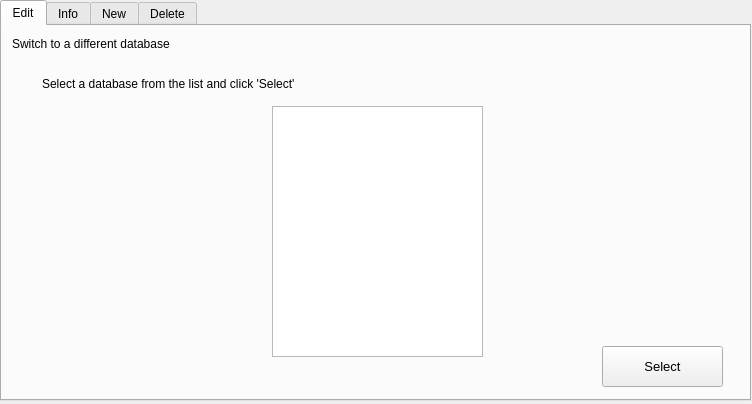
<?xml version="1.0" encoding="UTF-8"?>
<ui version="4.0">
 <class>MainWindow</class>
 <widget class="QMainWindow" name="MainWindow">
  <property name="geometry">
   <rect>
    <x>0</x>
    <y>0</y>
    <width>752</width>
    <height>404</height>
   </rect>
  </property>
  <property name="windowTitle">
   <string>MainWindow</string>
  </property>
  <widget class="QWidget" name="centralwidget">
   <property name="minimumSize">
    <size>
     <width>752</width>
     <height>404</height>
    </size>
   </property>
   <property name="maximumSize">
    <size>
     <width>752</width>
     <height>404</height>
    </size>
   </property>
   <property name="styleSheet">
    <string notr="true">QTabWidget &gt; QWidget {
	/*background-color: rgb(5, 184, 172);*/
	background-color: rgb(244, 244, 244);
	font-family: sansserif;
}

QFrame {
	background-white;
}

QTableWidget {
	background-color: white;
}

QGroupBox {
	/* background-color: rgb(101, 229, 230) */
	background-color: rgb(248, 248, 248);
}

</string>
   </property>
   <widget class="QTabWidget" name="tabWidget">
    <property name="geometry">
     <rect>
      <x>0</x>
      <y>0</y>
      <width>751</width>
      <height>401</height>
     </rect>
    </property>
    <property name="styleSheet">
     <string notr="true">#infoTab {
	background-color: rgb(243, 243, 243);
}</string>
    </property>
    <property name="currentIndex">
     <number>0</number>
    </property>
    <widget class="QWidget" name="editTab">
     <attribute name="title">
      <string>Edit</string>
     </attribute>
     <widget class="QLabel" name="label">
      <property name="geometry">
       <rect>
        <x>10</x>
        <y>10</y>
        <width>461</width>
        <height>16</height>
       </rect>
      </property>
      <property name="text">
       <string>Switch to a different database</string>
      </property>
     </widget>
     <widget class="QLabel" name="label_2">
      <property name="geometry">
       <rect>
        <x>40</x>
        <y>50</y>
        <width>321</width>
        <height>16</height>
       </rect>
      </property>
      <property name="text">
       <string>Select a database from the list and click 'Select'</string>
      </property>
     </widget>
     <widget class="QListWidget" name="databaseList">
      <property name="geometry">
       <rect>
        <x>270</x>
        <y>80</y>
        <width>211</width>
        <height>251</height>
       </rect>
      </property>
      <property name="font">
       <font>
        <family>Consolas</family>
       </font>
      </property>
     </widget>
     <widget class="QPushButton" name="selectButton">
      <property name="geometry">
       <rect>
        <x>600</x>
        <y>320</y>
        <width>121</width>
        <height>41</height>
       </rect>
      </property>
      <property name="font">
       <font>
        <pointsize>10</pointsize>
        <weight>50</weight>
        <bold>false</bold>
       </font>
      </property>
      <property name="cursor">
       <cursorShape>PointingHandCursor</cursorShape>
      </property>
      <property name="styleSheet">
       <string notr="true"/>
      </property>
      <property name="text">
       <string>Select</string>
      </property>
      <property name="default">
       <bool>false</bool>
      </property>
      <property name="flat">
       <bool>false</bool>
      </property>
     </widget>
    </widget>
    <widget class="QWidget" name="infoTab">
     <attribute name="title">
      <string>Info</string>
     </attribute>
     <widget class="QLabel" name="label_3">
      <property name="geometry">
       <rect>
        <x>20</x>
        <y>30</y>
        <width>231</width>
        <height>16</height>
       </rect>
      </property>
      <property name="font">
       <font>
        <family>Consolas</family>
        <pointsize>8</pointsize>
        <weight>75</weight>
        <italic>false</italic>
        <bold>true</bold>
       </font>
      </property>
      <property name="text">
       <string>Current Database:</string>
      </property>
      <property name="alignment">
       <set>Qt::AlignRight|Qt::AlignTrailing|Qt::AlignVCenter</set>
      </property>
     </widget>
     <widget class="QLabel" name="currentDatabaseLabel">
      <property name="geometry">
       <rect>
        <x>270</x>
        <y>30</y>
        <width>461</width>
        <height>16</height>
       </rect>
      </property>
      <property name="font">
       <font>
        <family>Consolas</family>
        <pointsize>8</pointsize>
       </font>
      </property>
      <property name="text">
       <string>MAIN_DB</string>
      </property>
     </widget>
     <widget class="QLabel" name="collectionCountLabel">
      <property name="geometry">
       <rect>
        <x>270</x>
        <y>50</y>
        <width>461</width>
        <height>16</height>
       </rect>
      </property>
      <property name="font">
       <font>
        <family>Consolas</family>
        <pointsize>8</pointsize>
       </font>
      </property>
      <property name="text">
       <string>123</string>
      </property>
     </widget>
     <widget class="QLabel" name="label_6">
      <property name="geometry">
       <rect>
        <x>20</x>
        <y>50</y>
        <width>231</width>
        <height>16</height>
       </rect>
      </property>
      <property name="font">
       <font>
        <family>Consolas</family>
        <pointsize>8</pointsize>
        <weight>75</weight>
        <italic>false</italic>
        <bold>true</bold>
       </font>
      </property>
      <property name="text">
       <string>Local available collection count:</string>
      </property>
      <property name="alignment">
       <set>Qt::AlignRight|Qt::AlignTrailing|Qt::AlignVCenter</set>
      </property>
     </widget>
     <widget class="QLabel" name="localDocumentCountLabel">
      <property name="geometry">
       <rect>
        <x>270</x>
        <y>70</y>
        <width>461</width>
        <height>16</height>
       </rect>
      </property>
      <property name="font">
       <font>
        <family>Consolas</family>
        <pointsize>8</pointsize>
       </font>
      </property>
      <property name="text">
       <string>12300</string>
      </property>
     </widget>
     <widget class="QLabel" name="label_8">
      <property name="geometry">
       <rect>
        <x>20</x>
        <y>70</y>
        <width>231</width>
        <height>16</height>
       </rect>
      </property>
      <property name="font">
       <font>
        <family>Consolas</family>
        <pointsize>8</pointsize>
        <weight>75</weight>
        <italic>false</italic>
        <bold>true</bold>
       </font>
      </property>
      <property name="text">
       <string>Local document count:</string>
      </property>
      <property name="alignment">
       <set>Qt::AlignRight|Qt::AlignTrailing|Qt::AlignVCenter</set>
      </property>
     </widget>
     <widget class="QLabel" name="databaseCountLabel">
      <property name="geometry">
       <rect>
        <x>270</x>
        <y>120</y>
        <width>461</width>
        <height>16</height>
       </rect>
      </property>
      <property name="font">
       <font>
        <family>Consolas</family>
        <pointsize>8</pointsize>
       </font>
      </property>
      <property name="text">
       <string>12</string>
      </property>
     </widget>
     <widget class="QLabel" name="label_10">
      <property name="geometry">
       <rect>
        <x>20</x>
        <y>120</y>
        <width>231</width>
        <height>16</height>
       </rect>
      </property>
      <property name="font">
       <font>
        <family>Consolas</family>
        <pointsize>8</pointsize>
        <weight>75</weight>
        <italic>false</italic>
        <bold>true</bold>
       </font>
      </property>
      <property name="text">
       <string>Total database count on server:</string>
      </property>
      <property name="alignment">
       <set>Qt::AlignRight|Qt::AlignTrailing|Qt::AlignVCenter</set>
      </property>
     </widget>
    </widget>
    <widget class="QWidget" name="newTab">
     <attribute name="title">
      <string>New</string>
     </attribute>
     <widget class="QLabel" name="label_11">
      <property name="geometry">
       <rect>
        <x>10</x>
        <y>10</y>
        <width>691</width>
        <height>16</height>
       </rect>
      </property>
      <property name="text">
       <string>To create a new database, select a template from the list, then click 'Create'</string>
      </property>
     </widget>
     <widget class="QLabel" name="label_12">
      <property name="geometry">
       <rect>
        <x>10</x>
        <y>40</y>
        <width>71</width>
        <height>21</height>
       </rect>
      </property>
      <property name="text">
       <string>Templates</string>
      </property>
     </widget>
     <widget class="QListWidget" name="templateList">
      <property name="geometry">
       <rect>
        <x>80</x>
        <y>70</y>
        <width>256</width>
        <height>192</height>
       </rect>
      </property>
      <property name="font">
       <font>
        <family>Consolas</family>
        <pointsize>9</pointsize>
       </font>
      </property>
      <item>
       <property name="text">
        <string>Blank Template</string>
       </property>
      </item>
      <item>
       <property name="text">
        <string>Clone Current Database</string>
       </property>
      </item>
      <item>
       <property name="text">
        <string>Clone Multiple Databases</string>
       </property>
      </item>
      <item>
       <property name="text">
        <string>Create from collection</string>
       </property>
      </item>
      <item>
       <property name="text">
        <string>Create from Multiple collections</string>
       </property>
      </item>
      <item>
       <property name="text">
        <string>...</string>
       </property>
      </item>
     </widget>
     <widget class="QPushButton" name="createDatabaseButton">
      <property name="geometry">
       <rect>
        <x>590</x>
        <y>320</y>
        <width>131</width>
        <height>41</height>
       </rect>
      </property>
      <property name="font">
       <font>
        <pointsize>8</pointsize>
        <weight>50</weight>
        <bold>false</bold>
       </font>
      </property>
      <property name="cursor">
       <cursorShape>PointingHandCursor</cursorShape>
      </property>
      <property name="styleSheet">
       <string notr="true"/>
      </property>
      <property name="text">
       <string>Create Database</string>
      </property>
      <property name="default">
       <bool>false</bool>
      </property>
      <property name="flat">
       <bool>false</bool>
      </property>
     </widget>
    </widget>
    <widget class="QWidget" name="deleteTab">
     <attribute name="title">
      <string>Delete</string>
     </attribute>
     <widget class="QPushButton" name="deleteDatabaseButton">
      <property name="geometry">
       <rect>
        <x>280</x>
        <y>160</y>
        <width>181</width>
        <height>51</height>
       </rect>
      </property>
      <property name="font">
       <font>
        <pointsize>10</pointsize>
        <weight>50</weight>
        <bold>false</bold>
       </font>
      </property>
      <property name="cursor">
       <cursorShape>PointingHandCursor</cursorShape>
      </property>
      <property name="styleSheet">
       <string notr="true">#deleteButton {
	color: white;
	background-color: red;
}</string>
      </property>
      <property name="text">
       <string>Delete</string>
      </property>
      <property name="default">
       <bool>false</bool>
      </property>
      <property name="flat">
       <bool>false</bool>
      </property>
     </widget>
     <widget class="QLabel" name="label_13">
      <property name="geometry">
       <rect>
        <x>10</x>
        <y>130</y>
        <width>721</width>
        <height>20</height>
       </rect>
      </property>
      <property name="font">
       <font>
        <pointsize>10</pointsize>
       </font>
      </property>
      <property name="text">
       <string>Warning! This will permanently delete this database and all its collections. Make sure you absolutely want to do this.</string>
      </property>
      <property name="alignment">
       <set>Qt::AlignCenter</set>
      </property>
     </widget>
    </widget>
   </widget>
  </widget>
 </widget>
 <resources/>
 <connections/>
</ui>
